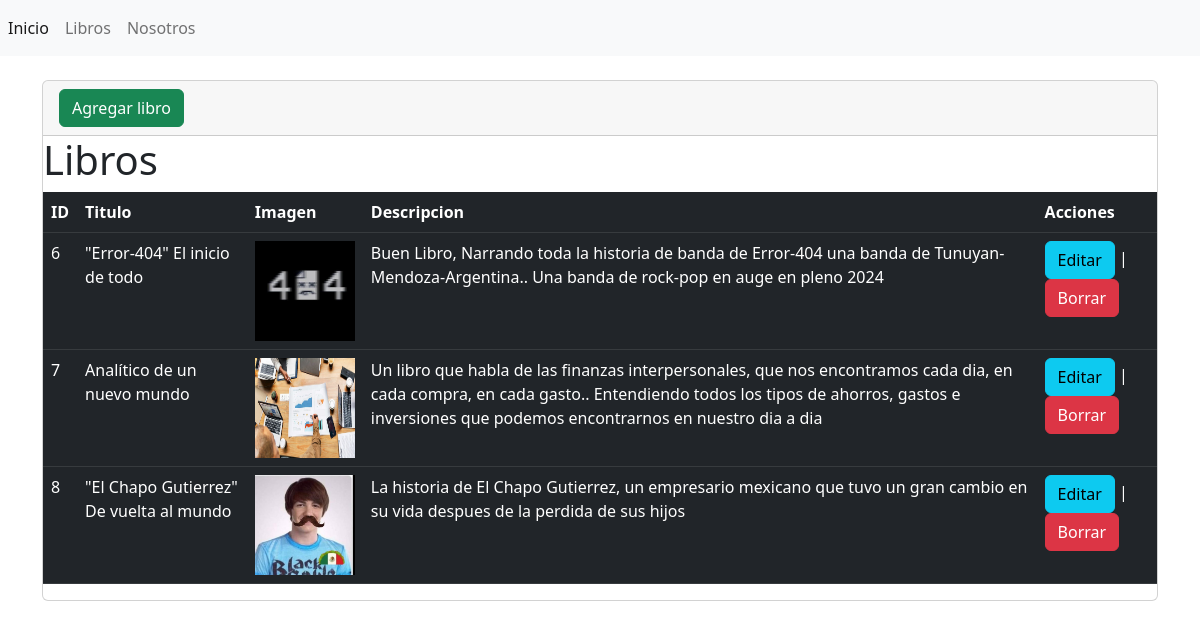
Page /libros on the committed database.
### libreria/models.py (models this page shows, shortened)
class Libro(models.Model):
    id= models.AutoField(primary_key=True)
    titulo = models.CharField(max_length=100,verbose_name="Titulo")
    imagen = models.ImageField(upload_to='imagenes/',verbose_name="Imagen", null=True)
    descripcion = models.TextField(verbose_name="Descripcion",null=True)

### libreria/views.py (the view)
# urls.py: path('libros',views.libros,name='libros'),
def libros(request):
    libros = Libro.objects.all()
    return render(request,"libros/index.html",{'libros':libros})

### libreria/templates/libros/index.html (shortened to what this page needs)
{% extends "base.html" %}
{% block contenido %}
<div class="card">
    <div class="card-header">
        <a name="" id="" class="btn btn-success" href="{%url 'crear'%}" role="button">Agregar libro</a>
    </div>
    <div class="table-responsive">
        <table class="table table-dark">
            <thead>
                <tr>
                    <h1>Libros</h1>
                    <th scope="col">ID</th>
                    <th scope="col">Titulo</th>
                    <th scope="col">Imagen</th>
                    <th scope="col">Descripcion</th>
                    <th scope="col">Acciones</th>
                </tr>
            </thead>
            <tbody>
                {% for libro in libros %}
                <tr class="">
                    <td>{{libro.id}}</td>
                    <td>{{libro.titulo}}</td>
                    <td>
                        <img src="{{libro.imagen.url}}" alt="{{libro.titulo}}" height='100' width="100">
                    </td>
                    <td>{{libro.descripcion}}</td>
                    <td>
                        <a name="" id="" class="btn btn-info" href="{% url 'editar' libro.id %}" role="button">Editar</a> |
                        <a name="" id="" class="btn btn-danger" href="{% url 'eliminar' libro.id %}" role="button">Borrar</a> </td>
                </tr>
                {%endfor%}
            </tbody>
        </table>
    </div>
</div>
{%endblock%}

### libreria/templates/base.html (shortened to what this page needs)
{% load static %}
<!doctype html>
<html lang="en">
<head>
  <link href="https://cdn.jsdelivr.net/npm/bootstrap@5.2.1/dist/css/bootstrap.min.css" rel="stylesheet"
>
</head>
<body>
    <nav class="navbar navbar-expand navbar-light bg-light">
        <div class="nav navbar-nav">
            <a class="nav-item nav-link active" href="{%url 'inicio'%}" aria-current="page">Inicio <span class="visually-hidden">(current)</span></a>
            <a class="nav-item nav-link" href="{%url 'libros'%}">Libros</a>
            <a class="nav-item nav-link" href="{%url 'nosotros'%}">Nosotros</a>
        </div>
    </nav>
    <div class="container">
        <div class="row">
            <div class="col-12">
              <br/>
                {% block contenido %}   {%endblock%}
            </div>
        </div>
    </div>
</body>
</html>

### rows in the picture
Libro: id "6", titulo "\"Error-404\" El inicio de todo", imagen (picture), descripcion "Buen Libro, Narrando toda la historia de banda de Error-404 una banda de Tunuyan-Mendoza-Argentina.. Una banda de rock-pop en auge en pleno 2024"
Libro: id "7", titulo "Analítico de un nuevo mundo", imagen (picture), descripcion "Un libro que habla de las finanzas interpersonales, que nos encontramos cada dia, en cada compra, en cada gasto.. Entendiendo todos los tipos de ahorros, gastos e inversiones que podemos encontrarnos en nuestro dia a dia"
Libro: id "8", titulo "\"El Chapo Gutierrez\" De vuelta al mundo", imagen (picture), descripcion "La historia de El Chapo Gutierrez, un empresario mexicano que tuvo un gran cambio en su vida despues de la perdida de sus hijos"
